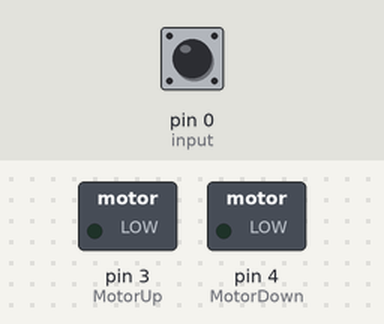
Bench run of a sketch on a simulated Arduino Uno, built with avr-gcc and run on an emulated ATmega328P. On the bench: switched loads named in the sketch (green lamp = pin HIGH). The inputs (shaded band) are chosen by the test bench; at power-on: pin 0 (input) HIGH.

Above: at 1.2 s.
1.3 s: pin 0 (input) pulled LOW for 0.15 s
At 2.5 s:
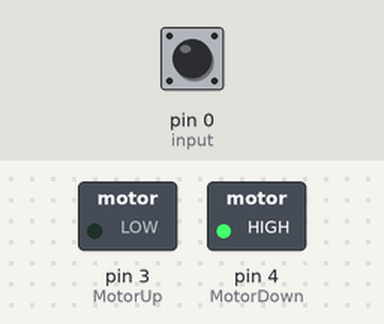
Timing chart, 0 to 12.8 s (numbered marks = the images above; inputs shaded):
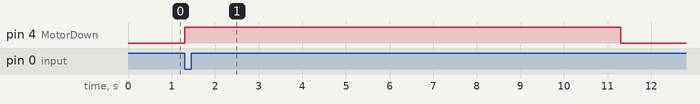

The sketch:

rear_window_control_spark.ino
```cpp
const int upTime = 10000; // up time to run

const int downTime = 8000; // down time to run

const int buttonTime = 200; // length of input capture


//pin numbers
const int MotorUp = 3; // the number of the up pin

const int MotorDown = 4; // the number of the down pin

const int input = 0; // the number of the input pin

bool lastInputLow = false;

uint8_t upState = HIGH; // upState used to set the up direction

uint8_t downState = HIGH; // downState used to set the down direction

bool IsWindowUp = true; // window state

unsigned long lastRecordedTime = 0; // Time up operation was updated


////////////////////////////////////
void setup()
{

  // set the digital pin as output:

  pinMode(MotorUp, OUTPUT);

  pinMode(MotorDown, OUTPUT);

  pinMode(input, INPUT_PULLUP);

  digitalWrite(MotorUp,LOW);

  digitalWrite(MotorDown,LOW);
}

/////////////////////////////////////////
void loop()
{

  if((digitalRead(input)==LOW) && (lastInputLow == false))
  {
      //if (lastInputLow == false)
      //{
          lastRecordedTime = millis() ;
          lastInputLow = true;
      /* }
     else if (millis()- lastRecordedTime > buttonTime)  // we have a valid signal on the input
      { */
          if (IsWindowUp)                     // we roll window down
          {
              digitalWrite(MotorDown,HIGH);
              while ( millis() - lastRecordedTime < upTime); // && (digitalRead(input)==HIGH));
              delay(1);
              digitalWrite(MotorDown,LOW);
              IsWindowUp = false;

          }
          else                                 // we roll window down
          {
              digitalWrite(MotorUp,HIGH);
              while  ( millis() - lastRecordedTime < downTime);// && (digitalRead(input)==LOW));
              delay(1);
              digitalWrite(MotorUp,LOW);
              IsWindowUp = true;


          lastInputLow = false;
      }
  }
  else
    lastInputLow = false;

}
```

Measured:
- after the input at 1.3 s, pin 4 (MotorDown): LOW → HIGH at once, → LOW 10.0 s later
